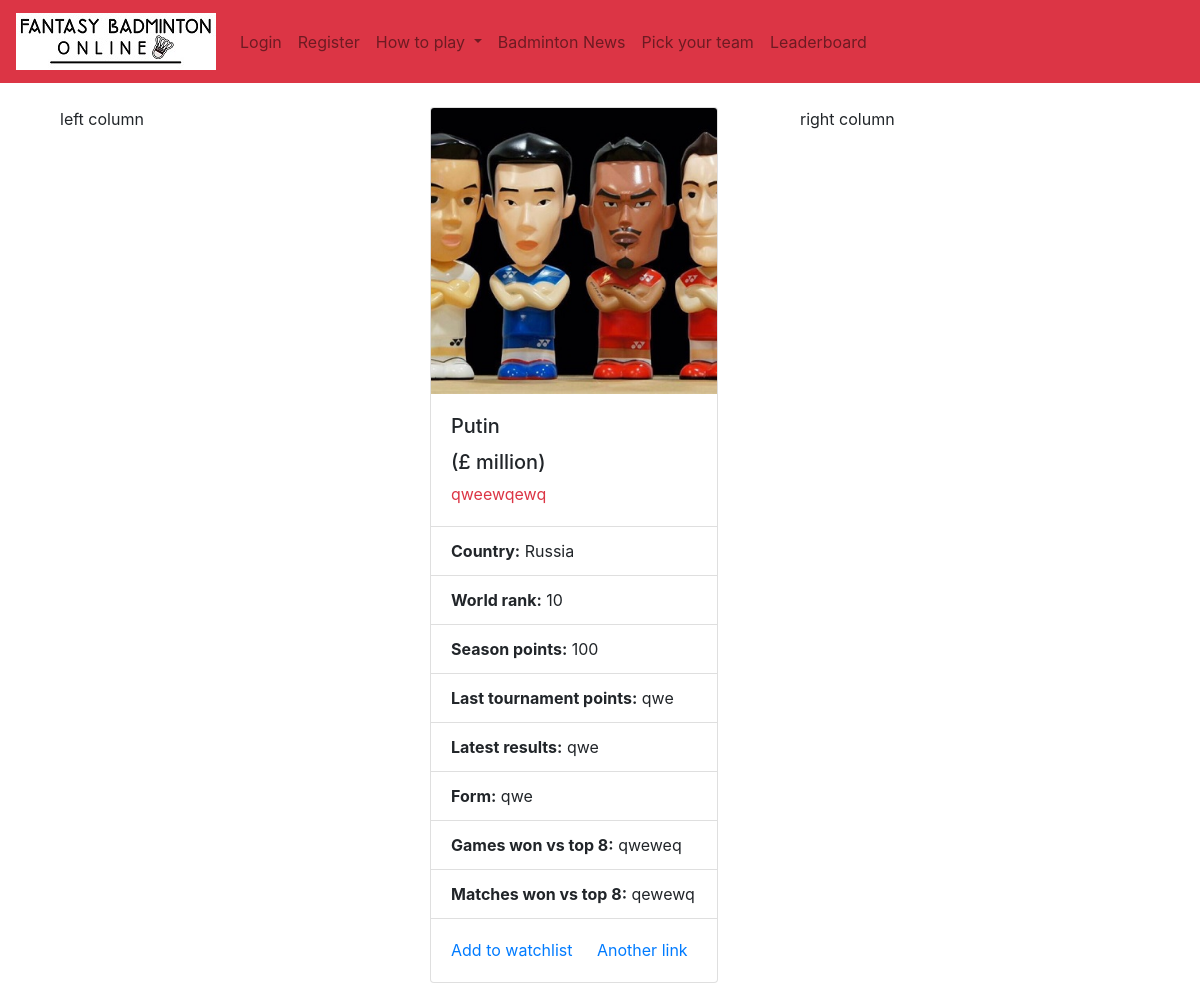
Screenshot of /player/MS-12 with the database file from the repository.
### authenticate/models.py (models this page shows, shortened)
class Ranking(models.Model):
	rank = models.IntegerField(default=10)
	name = models.CharField(max_length=50)
	country = models.CharField(max_length=50)
	cost = models.FloatField(default=10) # price is a number, defaults to 10. You can set it up in the admin panel
	event = models.CharField(max_length=50)
	score = models.IntegerField(default=0)
	last = models.CharField(max_length=50)
	form = models.CharField(max_length=50)
	results = models.CharField(max_length=50)
	status = models.CharField(max_length=50)
	game8 = models.CharField(max_length=50)
	match8 = models.CharField(max_length=50)
	player = models.SlugField()
	picture = models.ImageField(default='default.png', blank=True)
	playing = models.BooleanField(default=True)
	current_tournament_score = models.IntegerField(default=10)
	last_tournament_score = models.IntegerField(default=10)

### authenticate/views.py (the view)
# urls.py: path('player/<type>-<pk>', views.player_profile, name='player_profile'),
def player_profile(request, type, pk):
	profile = get_player(type, pk)
	return render(request, 'authenticate/player_profile.html', {'profile': profile})

### authenticate/views.py (called while the page is built)
def get_player(player_type, player_pk):
    if player_type == 'MS':
        player = MSPlayer.objects.get(pk=player_pk)
    elif player_type == 'WS':
        player = WSPlayer.objects.get(pk=player_pk)
    elif player_type == 'MD':
        player = MDPlayer.objects.get(pk=player_pk)
    elif player_type == 'WD':
        player = WDPlayer.objects.get(pk=player_pk)
    else:
        player = XDPlayer.objects.get(pk=player_pk)
    return player

### authenticate/templates/authenticate/player_profile.html
{% extends 'authenticate/base.html' %}
{% load static %}
{% block content %}
<div class="container">
  <div class="row">
    <div class="col-sm">
      left column
    </div>
    <div class="col-sm">
      	<div class="card" style="width: 18rem;">
  			<img src="{{ profile.picture.url }}" class="card-img-top" alt="...">
  			<div class="card-body">
    			<h5 class="card-title">{{ profile.name }}</h2><h5>(£{{ profile.price }} million)</h5>
    			<p class="card-text text-danger">{{ profile.status }}</p>
		</div>
  		<ul class="list-group list-group-flush">
		    <li class="list-group-item"><Strong>Country:</Strong> {{ profile.country }}</li>
		    <li class="list-group-item"><Strong>World rank:</Strong> {{ profile.rank }}</li>
		    <li class="list-group-item"><Strong>Season points:</Strong> {{ profile.score }}</li>
		    <li class="list-group-item"><Strong>Last tournament points:</Strong> {{ profile.last }}</li>
		    <li class="list-group-item"><Strong>Latest results:</Strong> {{ profile.results }}</li>
		    <li class="list-group-item"><Strong>Form:</Strong> {{ profile.form }}</li>
		    <li class="list-group-item"><Strong>Games won vs top 8:</Strong> {{ profile.game8 }}</li>
		    <li class="list-group-item"><Strong>Matches won vs top 8:</Strong> {{ profile.match8 }}</li>
  		</ul>
  		<div class="card-body">
    		<a href="#" class="card-link">Add to watchlist</a>
    		<a href="#" class="card-link">Another link</a>
  		</div>
</div>
    </div>
    	<div class="col-sm">
    		right column
    </div>
  </div>
</div>
{% endblock %}

### rows the page displays
Ranking: picture (placeholder picture), name "Putin", status "qweewqewq", country "Russia", rank "10", score "100", last "qwe", results "qwe", form "qwe", game8 "qweweq", match8 "qewewq"
